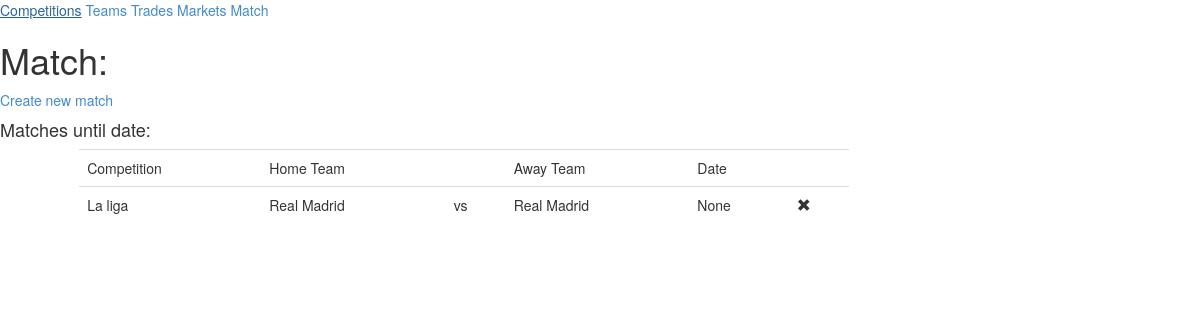
Before: /Match/ with the older database file.
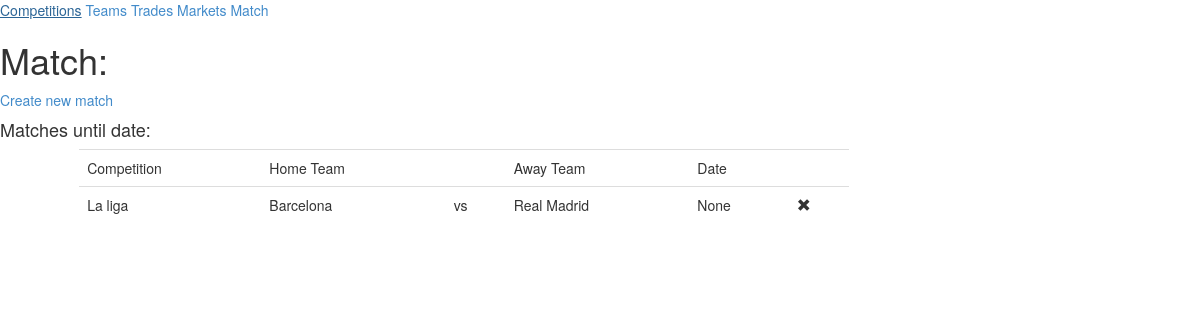
After: the same page with the newer database file.
### match/models.py (models this page shows, shortened)
class Match(models.Model):
    competition = models.ForeignKey(Competition, related_name="competition")
    homeTeam = models.ForeignKey(Team, related_name="home")
    awayTeam = models.ForeignKey(Team, related_name="away")
    matchTime = models.DateField()

### team/models.py (models this page shows)
class Team(models.Model):
    team_name = CharField(max_length=20)
    def __str__(self):
        return self.team_name

### competition/models.py (models this page shows, shortened)
class Competition(models.Model):
    competition_name = CharField(max_length=20)

### match/views.py (the view)
def index(request):
     matches = Match.objects.all()
     context = RequestContext(request, {'allMatches': matches})
     return render(request, 'match/index.html', context)

### match/templates/match/index.html (shortened to what this page needs)
{% extends "gba_menu.html" %}
{% block screenMenu %}
<h1>Match:</h1>
{% endblock %}
{% block content %}
<a href="{% url 'match:new' %}"> Create new match</a><br>
<h4> Matches until date:</h4>
<div class="container-fluid col-md-8 ">
    <table class="table col-md-offset-1">
        <tr>
            <td>Competition</td>
            <td>Home Team</td>
            <td></td>
            <td>Away Team</td>
            <td>Date</td>
            <td></td>
        </tr>
        {% for match in allMatches %}
        <form action="{% url 'match:delete' %}" method="post" id="teste">
            <tr>
                <td>{{ match.competition.competition_name }}</td>
                <td>{{ match.homeTeam }}</td>
                <td> vs</td>
                <td>{{ match.awayTeam }}</td>
                <td>{{ match.matchTime }}</td>
                <td><span class="glyphicon glyphicon-remove" style="cursor: pointer;"
                          onclick="document.getElementById('match').value = {{ match.id }};document.getElementById('teste').submit();"></span>
                </td>
            </tr>
        </form>
</div>
{% endfor %}
{% endblock %}

Changed rows visible on the page:
changed Match "None": homeTeam "Real Madrid" → "Barcelona"
